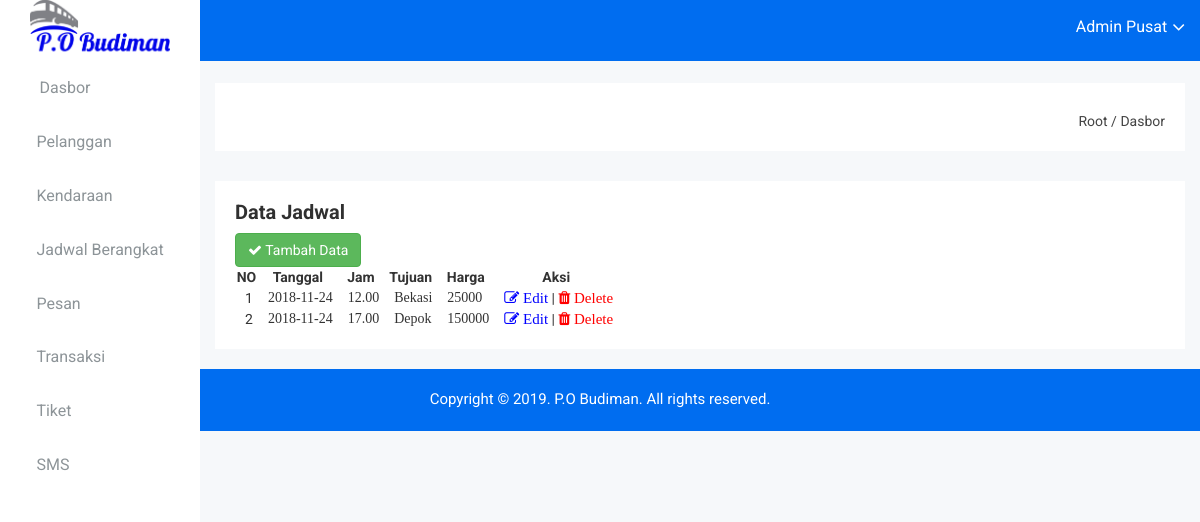
The page /dashboard/index.php?act=data_jadwal (signed in) on the database its author committed.
### tables this page shows
CREATE TABLE IF NOT EXISTS `jadwal_keberangkatan` (
  `id_jadwal` int(11) NOT NULL AUTO_INCREMENT,
  `tgl_berangkat` date NOT NULL,
  `jam` varchar(40) NOT NULL,
  `tujuan` varchar(299) NOT NULL,
  `harga` varchar(299) NOT NULL,
  PRIMARY KEY (`id_jadwal`)
);

### dashboard/pages/jadwal/data_jadwal.php (the view, shortened to what this page needs)
<?php
include "config.php";
$query = mysqli_query($connection, "select * from jadwal_keberangkatan");
?>
<div class="data-table-area mg-b-15">
    <div class="container-fluid">
        <div class="row">
            <div class="col-lg-12 col-md-12 col-sm-12 col-xs-12">
                <div class="sparkline13-list">
                    <div class="sparkline13-hd">
                        <div class="main-sparkline13-hd">
                            <h1>Data Jadwal</h1>
                            <a href="?act=tambah_jadwal" type="button" class="btn btn-custon-rounded-three btn-success"><i class="fa fa-check edu-checked-pro" aria-hidden="true"></i> Tambah Data  </a>
                        </div>
                    </div>
                    <div class="sparkline13-graph">
                        <div class="datatable-dashv1-list custom-datatable-overright">
                            <table id="table" data-toggle="table"
                                              data-pagination="true"
                                              data-search="true"
                                              data-show-columns="true"
                                              data-show-pagination-switch="true"
                                              data-show-refresh="true"
                                              data-key-events="true"
                                              data-show-toggle="true"
                                              data-resizable="true"
                                              data-cookie="true"
                                              data-cookie-id-table="saveId"
                                              data-show-export="true"
                                              data-click-to-select="true"
                                              data-toolbar="#toolbar">
                                <thead>
                                    <tr>
                                        <th data-field="no">NO</th>
                                        <th data-field="tgl">Tanggal</th>
                                        <th data-field="jam">Jam</th>
                                        <th data-field="tujuan">Tujuan</th>
										<th data-field="harga">Harga</th>
                                        <th data-field="aksi">Aksi</th>
                                    </tr>
                                </thead>
                                <tbody>
                                <?php if (mysqli_num_rows($query) > 0) { ?>
                                    <?php
                                    $no = 1;
                                    while ($data = mysqli_fetch_array($query)) {
                                        ?>
                                    <tr>
                                        <td><?php echo $no ?></td>
                                        <td><font face="trebuchet MS"><?php echo $data["tgl_berangkat"]; ?></font></td>
                                        <td><font face="trebuchet MS"><?php echo $data["jam"]; ?></font></td>
                                        <td><font face="trebuchet MS"><?php echo $data["tujuan"]; ?></font></td>
										<td><font face="trebuchet MS"><?php echo $data["harga"]; ?></font></td>
                                        <td>
                                        <a href="?act=edit_jadwal&id_jadwal=<?php echo $data['id_jadwal']; ?>" ><i class="fa fa-edit edu-checked-pro" aria-hidden="true" style="color: blue; font-size: 15px"> Edit </i></a> |
                                        <a href="pages/jadwal/hapus_jadwal.php?id_jadwal=<?php echo $data['id_jadwal']; ?>" onClick="return confirm('Apakah anda yakin untuk menghapus data ini?');"  ><i class="fa fa-trash edu-checked-pro" aria-hidden="true" style="color: red; font-size: 15px"> Delete </i></a>
                                        </td>
                                    </tr>
                                            <?php
                                            $no++;
                                        }
                                    }
                                    ?>
                                </tbody>
                            </table>
                        </div>
                    </div>
                </div>
            </div>
        </div>
    </div>
</div>

### dashboard/css/main.css (style rules this page uses)
html { color: #222; font-size: 1em; line-height: 1.4; }

### dashboard/pages/jadwal/data_jadwal.php (style rules this page uses)
thead, th { text-align: center; }

### rows shown on the page
jadwal_keberangkatan: tgl_berangkat "2018-11-24", jam "12.00", tujuan "Bekasi", harga "25000"
jadwal_keberangkatan: tgl_berangkat "2018-11-24", jam "17.00", tujuan "Depok", harga "150000"

### other values the page prints
$_SESSION['nama_admin'] "Admin Pusat"
